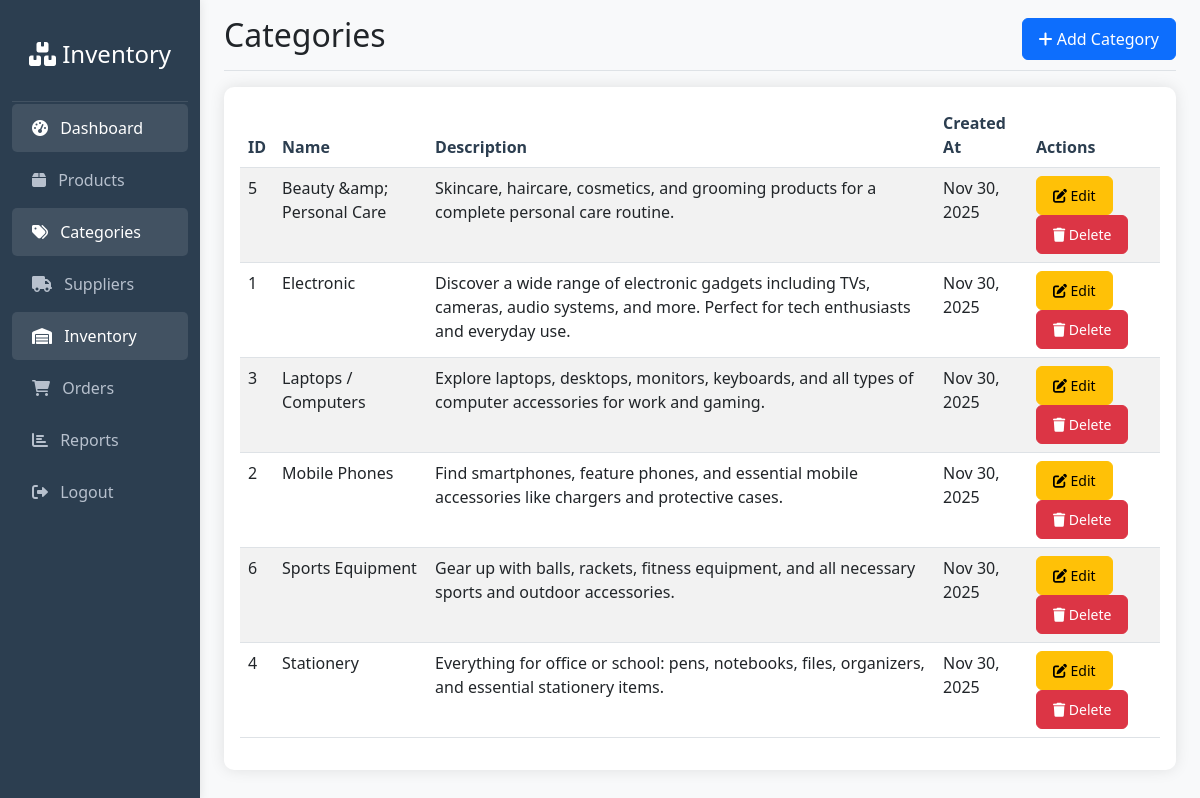
The app's page /modules/categories/index.php with its own data.
### tables this page shows
CREATE TABLE `categories` (
  `id` int(11) NOT NULL,
  `name` varchar(100) NOT NULL,
  `description` text DEFAULT NULL,
  `created_at` timestamp NOT NULL DEFAULT current_timestamp()
);

### includes/functions.php (called while the page is built, shortened)
<?php
function formatDate($date) {
    return date('M j, Y', strtotime($date));
}
?>

### modules/categories/index.php (the view, shortened to what this page needs)
<?php
require_once '../../includes/functions.php';
$database = new Database();
$conn = $database->getConnection();
require_once '../../includes/header.php';
require_once '../../includes/sidebar.php';
$query = "SELECT * FROM categories ORDER BY name";
$stmt = $conn->prepare($query);
$stmt->execute();
$categories = $stmt->fetchAll(PDO::FETCH_ASSOC);
?>
<main class="col-md-9 ms-sm-auto col-lg-10 px-md-4">
    <div class="d-flex justify-content-between flex-wrap flex-md-nowrap align-items-center pt-3 pb-2 mb-3 border-bottom">
        <h1 class="h2">Categories</h1>
        <div class="btn-toolbar mb-2 mb-md-0">
            <a href="add.php" class="btn btn-primary"><i class="fas fa-plus"></i> Add Category</a>
        </div>
    </div>
    <div class="card">
        <div class="card-body">
            <div class="table-responsive">
                <table class="table table-striped table-hover">
                    <thead>
                        <tr>
                            <th>ID</th>
                            <th>Name</th>
                            <th>Description</th>
                            <th>Created At</th>
                            <th>Actions</th>
                        </tr>
                    </thead>
                    <tbody>
                        <?php if (count($categories) > 0): ?>
                            <?php foreach ($categories as $category): ?>
                                <tr>
                                    <td><?php echo $category['id']; ?></td>
                                    <td><?php echo htmlspecialchars($category['name']); ?></td>
                                    <td><?php echo htmlspecialchars($category['description']); ?></td>
                                    <td><?php echo formatDate($category['created_at']); ?></td>
                                    <td>
                                        <a href="edit.php?id=<?php echo $category['id']; ?>" class="btn btn-sm btn-warning">
                                            <i class="fas fa-edit"></i> Edit
                                        </a>
                                        <a href="index.php?delete_id=<?php echo $category['id']; ?>" class="btn btn-sm btn-danger"
                                           onclick="return confirm('Are you sure you want to delete this category?')">
                                            <i class="fas fa-trash"></i> Delete
                                        </a>
                                    </td>
                                </tr>
                            <?php endforeach; ?>
                        <?php else: ?>
                            <tr>
                                <td colspan="5" class="text-center">No categories found.</td>
                            </tr>
                        <?php endif; ?>
                    </tbody>
                </table>
            </div>
        </div>
    </div>
</main>
<?php require_once '../../includes/footer.php'; ?>

### assets/css/style.css (style rules this page uses)
:root { --primary-color: #3498db; --secondary-color: #2c3e50; --success-color: #27ae60; --danger-color: #e74c3c; --warning-color: #f39c12; --info-color: #17a2b8; }
body { font-family: 'Segoe UI', Tahoma, Geneva, Verdana, sans-serif; background-color: #f8f9fa; }
.card { border: none; box-shadow: 0 0 15px rgba(0,0,0,0.1); border-radius: 10px; margin-bottom: 20px; }
.table th { border-top: none; font-weight: 600; color: var(--secondary-color); }
.btn { border-radius: 6px; padding: 8px 16px; font-weight: 500; }

### records on screen
categories: id "5", name "Beauty &amp; Personal Care", description "Skincare, haircare, cosmetics, and grooming products for a complete personal care routine.", created_at "Nov 30, 2025"
categories: id "1", name "Electronic", description "Discover a wide range of electronic gadgets including TVs, cameras, audio systems, and more. Perfect for tech enthusiasts and everyday use.", created_at "Nov 30, 2025"
categories: id "3", name "Laptops / Computers", description "Explore laptops, desktops, monitors, keyboards, and all types of computer accessories for work and gaming.", created_at "Nov 30, 2025"
categories: id "2", name "Mobile Phones", description "Find smartphones, feature phones, and essential mobile accessories like chargers and protective cases.", created_at "Nov 30, 2025"
categories: id "6", name "Sports Equipment", description "Gear up with balls, rackets, fitness equipment, and all necessary sports and outdoor accessories.", created_at "Nov 30, 2025"
categories: id "4", name "Stationery", description "Everything for office or school: pens, notebooks, files, organizers, and essential stationery items.", created_at "Nov 30, 2025"
